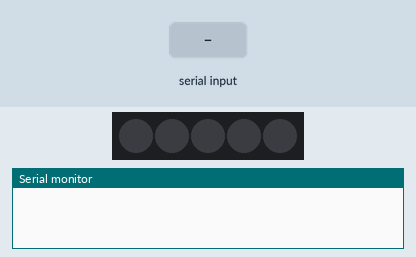
This sketch was run on a simulated Arduino Uno, built with avr-gcc and run on an emulated ATmega328P. On the bench: 5 RGB LEDs in strip order, left to right, the last lines printed to the serial monitor. Inputs (shaded band) come from the test bench. Dim RGB values are drawn brighter than linear.

Above: at 1.2 s.
1.3 s: "90,45\n" received over Serial
At 2.3 s:
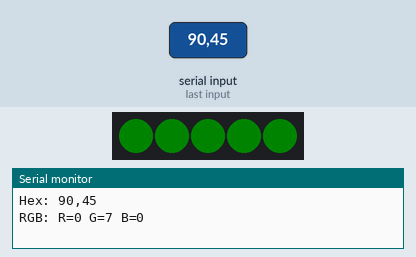
2.8 s: "5\n" received over Serial
At 3.3 s:
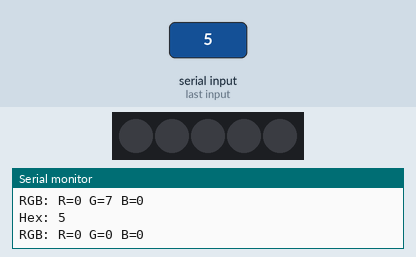
Timing chart, 0 to 5.8 s (numbered marks = the images above; inputs shaded):
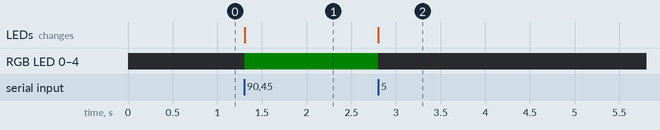

Measured:
- after the input at 1.3 s, RGB LED 0–4: off → RGB(0, 7, 0) at once; the LEDs: change at once (image 1)
- after the input at 2.8 s, RGB LED 0–4: RGB(0, 7, 0) → off at once; the LEDs: change at once (image 2)

The sketch:

A_LEDStrip.ino
```cpp
#include <FastLED.h>

// How many LEDs in your strip?
#define NUM_LEDS 5

// Define the pin for the data line
#define DATA_PIN 5

// Define the array of LEDs
CRGB leds[NUM_LEDS];

// Gamma color correction table
const uint8_t PROGMEM gamma8[] = {
    0,  0,  0,  0,  0,  0,  0,  0,  0,  0,  0,  0,  0,  0,  0,  0,
    0,  0,  0,  0,  0,  0,  0,  0,  0,  0,  0,  0,  1,  1,  1,  1,
    1,  1,  1,  1,  1,  1,  1,  1,  1,  2,  2,  2,  2,  2,  2,  2,
    2,  3,  3,  3,  3,  3,  3,  3,  4,  4,  4,  4,  4,  5,  5,  5,
    5,  6,  6,  6,  6,  7,  7,  7,  7,  8,  8,  8,  9,  9,  9, 10,
   10, 10, 11, 11, 11, 12, 12, 13, 13, 13, 14, 14, 15, 15, 16, 16,
   17, 17, 18, 18, 19, 19, 20, 20, 21, 21, 22, 22, 23, 24, 24, 25,
   25, 26, 27, 27, 28, 29, 29, 30, 31, 32, 32, 33, 34, 35, 35, 36,
   37, 38, 39, 39, 40, 41, 42, 43, 44, 45, 46, 47, 48, 49, 50, 50,
   51, 52, 54, 55, 56, 57, 58, 59, 60, 61, 62, 63, 64, 66, 67, 68,
   69, 70, 72, 73, 74, 75, 77, 78, 79, 81, 82, 83, 85, 86, 87, 89,
   90, 92, 93, 95, 96, 98, 99,101,102,104,105,107,109,110,112,114,
  115,117,119,120,122,124,126,127,129,131,133,135,137,138,140,142,
  144,146,148,150,152,154,156,158,160,162,164,167,169,171,173,175,
  177,180,182,184,186,189,191,193,196,198,200,203,205,208,210,213,
  215,218,220,223,225,228,231,233,236,239,241,244,247,249,252,255
};

void setup() {
  Serial.begin(9600);
  FastLED.addLeds<NEOPIXEL, DATA_PIN>(leds, NUM_LEDS);
}

void loop() {
  if (Serial.available()) {
    String hexColor = Serial.readStringUntil('\n');
    hexColor.trim();

    // Convert the hex color to RGB values
    int r = strtol(hexColor.substring(1, 3).c_str(), NULL, 16);
    int g = strtol(hexColor.substring(3, 5).c_str(), NULL, 16);
    int b = strtol(hexColor.substring(5, 7).c_str(), NULL, 16);

    // Apply gamma correction
    r = pgm_read_byte(&gamma8[r]);
    g = pgm_read_byte(&gamma8[g]);
    b = pgm_read_byte(&gamma8[b]);

    // Set the LEDs to the received RGB color
    for (int i = 0; i < NUM_LEDS; i++) {
      leds[i] = CRGB(r, g, b);
    }
    FastLED.show();

    // Print the color values to the Serial Monitor
    Serial.print("Hex: ");
    Serial.println(hexColor);
    Serial.print("RGB: ");
    Serial.print("R=");
    Serial.print(r);
    Serial.print(" G=");
    Serial.print(g);
    Serial.print(" B=");
    Serial.println(b);
  }
}


// #include <FastLED.h>

// // How many LEDs in your strip?
// #define NUM_LEDS 5

// // Define the pin for the data line
// #define DATA_PIN 5

// // Define the array of LEDs
// CRGB leds[NUM_LEDS];

// // Gamma color correction table
// const uint8_t PROGMEM gamma8[] = {
//     0,  0,  0,  0,  0,  0,  0,  0,  0,  0,  0,  0,  0,  0,  0,  0,
//     0,  0,  0,  0,  0,  0,  0,  0,  0,  0,  0,  0,  1,  1,  1,  1,
//     1,  1,  1,  1,  1,  1,  1,  1,  1,  2,  2,  2,  2,  2,  2,  2,
//     2,  3,  3,  3,  3,  3,  3,  3,  4,  4,  4,  4,  4,  5,  5,  5,
//     5,  6,  6,  6,  6,  7,  7,  7,  7,  8,  8,  8,  9,  9,  9, 10,
//    10, 10, 11, 11, 11, 12, 12, 13, 13, 13, 14, 14, 15, 15, 16, 16,
//    17, 17, 18, 18, 19, 19, 20, 20, 21, 21, 22, 22, 23, 24, 24, 25,
//    25, 26, 27, 27, 28, 29, 29, 30, 31, 32, 32, 33, 34, 35, 35, 36,
//    37, 38, 39, 39, 40, 41, 42, 43, 44, 45, 46, 47, 48, 49, 50, 50,
//    51, 52, 54, 55, 56, 57, 58, 59, 60, 61, 62, 63, 64, 66, 67, 68,
//    69, 70, 72, 73, 74, 75, 77, 78, 79, 81, 82, 83, 85, 86, 87, 89,
//    90, 92, 93, 95, 96, 98, 99,101,102,104,105,107,109,110,112,114,
//   115,117,119,120,122,124,126,127,129,131,133,135,137,138,140,142,
//   144,146,148,150,152,154,156,158,160,162,164,167,169,171,173,175,
//   177,180,182,184,186,189,191,193,196,198,200,203,205,208,210,213,
//   215,218,220,223,225,228,231,233,236,239,241,244,247,249,252,255
// };

// bool pulsing = true;    // Start with pulsing on power-up
// bool colorChanged = false;
// String currentColor = "#FFFFFF"; // Default white color

// void setup() {
//   Serial.begin(9600);
//   FastLED.addLeds<NEOPIXEL, DATA_PIN>(leds, NUM_LEDS);
//   FastLED.clear();
//   FastLED.show();
// }

// void loop() {
//   if (Serial.available()) {
//     String command = Serial.readStringUntil('\n');
//     command.trim();
//   }

//   if (pulsing) {
//     runLEDSequence(); // Pulsing effect on power-up
//   } else if (colorChanged) {
//     // Cycle through pulsing effect once
//     runLEDSequence();
//     // Change to the new color after pulsing
//     applyColor(currentColor);
//     colorChanged = false;
//     pulsing = true; // Reset pulsing for future commands
//   }
// }

// void runLEDSequence() {
//   for (int i = 0; i < NUM_LEDS; i++) {
//     // Fade in
//     for (int brightness = 0; brightness <= 50; brightness++) {
//       leds[i] = CRGB(brightness, brightness, brightness);
//       FastLED.show();
//       delay(10);  // Delay for smooth fading
//     }

//     // Fade out
//     for (int brightness = 50; brightness >= 0; brightness--) {
//       leds[i] = CRGB(brightness, brightness, brightness);
//       FastLED.show();
//       delay(10);  // Delay for smooth fading
//     }
//   }
// }

// void applyColor(String hexColor) {
//   int r, g, b;
//   if (parseColor(hexColor, r, g, b)) {
//     r = pgm_read_byte(&gamma8[r]);
//     g = pgm_read_byte(&gamma8[g]);
//     b = pgm_read_byte(&gamma8[b]);

//     for (int i = 0; i < NUM_LEDS; i++) {
//       leds[i] = CRGB(r, g, b);
//     }
//     FastLED.show();
//   }
// }

// bool parseColor(String hexColor, int &r, int &g, int &b) {
//   hexColor.trim();
//   if (hexColor.length() == 7 && hexColor[0] == '#') {
//     r = strtol(hexColor.substring(1, 3).c_str(), NULL, 16);
//     g = strtol(hexColor.substring(3, 5).c_str(), NULL, 16);
//     b = strtol(hexColor.substring(5, 7).c_str(), NULL, 16);
//     return true;
//   }
//   return false;
// }
```
